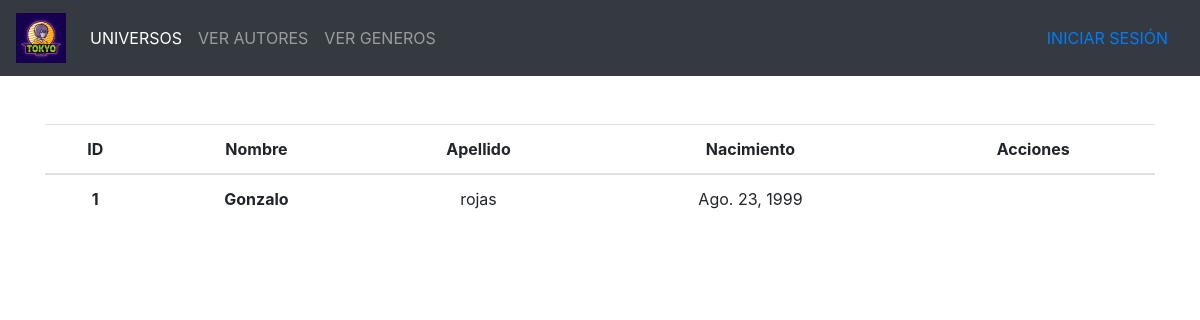
The app's page /autores/, older data.
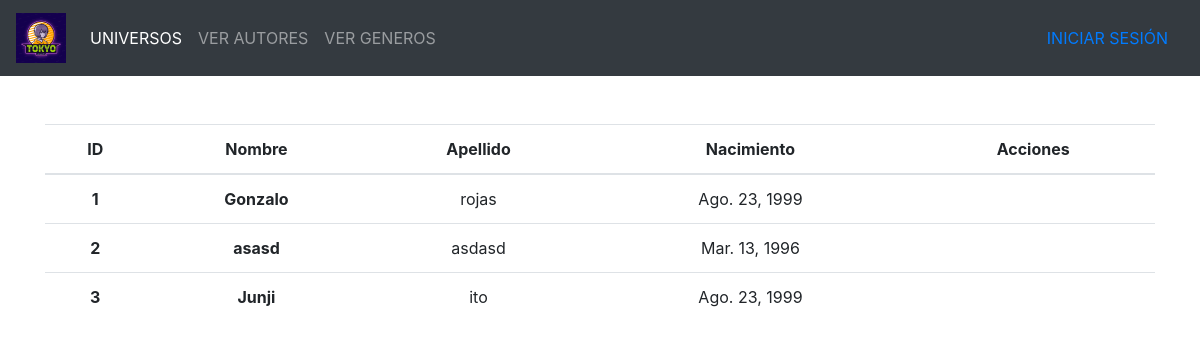
The same page, newer data.
### animes/models.py (models this page shows, shortened)
class Autor(models.Model):
	nombre = models.CharField(max_length=100)
	apellido = models.CharField(max_length=100)
	nacimiento = models.DateField()

### animes/views.py (the view)
class AutorListView(ListView):
    model = Autor
    paginate_by = 10  # if pagination is desired

### animes/templates/animes/autor_list.html (shortened to what this page needs)
<!doctype html>
<html lang="es">
  {% include 'animes/inicio/head_inicio.html' %}
  <body class="text-center">
    <div class="container mt-5">
      <table class="table table-hover">
        <thead>
          <tr>
            <th scope="col">ID</th>
            <th scope="col">Nombre</th>
            <th scope="col">Apellido</th>
            <th scope="col">Nacimiento</th>
            <th scope="col">Acciones</th>
          </tr>
        </thead>
        <tbody>
          {% for autor in object_list %}
              <tr>
                  <th scope="row">{{autor.pk}}</th>
                  <th scope="row">{{autor.nombre}}</th>
                  <td scope="row">{{autor.apellido}}</td>
                  <td scope="row">{{autor.nacimiento}}</td>
                  <td scope="row">
                  </td>
              </tr>
          {% endfor %}
        </tbody>
      </table>
    </div>
  </body>
</html>

### animes/templates/animes/inicio/head_inicio.html (shortened to what this page needs)
{% load static %}
<head>
    <link href="{% static 'css/fondo.css' %}" type="text/css" rel="stylesheet">
    <link href="{% static 'css/bootstrap.min.css' %}" type="text/css" rel="stylesheet">
    {% include 'animes/inicio/menu_inicio.html' %}
</head>

### animes/templates/animes/inicio/menu_inicio.html (shortened to what this page needs)
{% load static %}
<nav class="navbar navbar-expand-lg navbar-dark bg-dark">
  <a class="navbar-brand" href="indexsuprem.html">
    <img class="img-fluid" src="{%static 'imagen/LogoPagina.png'%}" width="50" height="60" alt="">
  </a>
  <div class="collapse navbar-collapse" id="navbarNavAltMarkup">
    <div class="navbar-nav">
      <a class="nav-link active" href="{%url 'inicio'%}">UNIVERSOS</a>
      <a class="nav-link" href="{% url 'lista_autores' %}">VER AUTORES</a>
      <a class="nav-link" href="{% url 'lista_autores' %}">VER GENEROS</a>
    </div>
  </div>
  {% if request.user.is_authenticated %}
        <div style="color: white;">Hola {{request.user.username}} <a style="color: white;" href="{% url 'logout' %}">CERRAR SESIÓN</a></div>
    </li>
    {% else %}
    <a class="nav-link" href="{% url 'login' %}">INICIAR SESIÓN</a>
  {% endif %}
</nav>

Row changes from the older to the newer data that the page shows:
added Autor: pk "2", nombre "asasd", apellido "asdasd", nacimiento "Mar. 13, 1996"
added Autor: pk "3", nombre "Junji", apellido "ito", nacimiento "Ago. 23, 1999"
